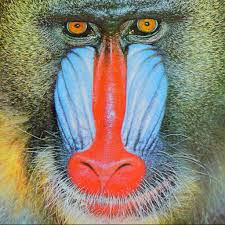
#> input picture week 6/image.png, 225 x 225 px
$ jupyter execute --allow-errors task.ipynb
#> lines starting #> are read from the running program, lines starting #| are printed output that depends on the picture
[cell 1]
import cv2
import numpy as np
import matplotlib.pyplot as plt
# Sample code for applying a convolution kernel
image = cv2.imread('image.png', cv2.IMREAD_GRAYSCALE)
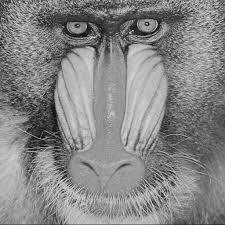
#> image: shape (225, 225); min 0, max 224, mean 134
kernel = np.array([[1, 2, 1], [0, 0, 0], [-1,-2,-1]]) # Example kernel (Sobel edge detection)
convolved_image = cv2.filter2D(image, -1, kernel)
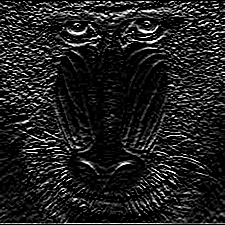
#> convolved_image: shape (225, 225); min 0, max 255, mean 32.5
plt.imshow(convolved_image, cmap='gray')
plt.show()

[cell 2]
def box_filt(n):
    """
    Creates a box filter kernel of size n x n.
    """
    if n <= 0 or n % 2 == 0:
        raise ValueError("Window size must be a positive odd integer.")
    # Create a kernel with all elements equal to 1/(n*n)
    kernel = np.ones((n, n), np.float32) / (n * n)
    return kernel

[cell 3]
kernel5 = box_filt(99)

[cell 4]
convolved_image5 = cv2.filter2D(image, -1, kernel5)
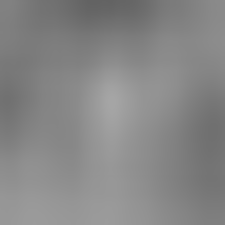
#> convolved_image5: shape (225, 225); min 99, max 165, mean 134.1
plt.imshow(convolved_image5, cmap='gray')
plt.show()
